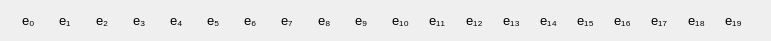
   <widget class="QWidget" name="gridLayoutWidget_3">
    <property name="geometry">
     <rect>
      <x>20</x>
      <y>50</y>
      <width>771</width>
      <height>41</height>
     </rect>
    </property>
    <layout class="QGridLayout" name="gridLayout_3">
     <item row="0" column="6">
      <widget class="QLabel" name="label_34">
       <property name="maximumSize">
        <size>
         <width>20</width>
         <height>20</height>
        </size>
       </property>
       <property name="font">
        <font>
         <pointsize>10</pointsize>
        </font>
       </property>
       <property name="text">
        <string>e₆</string>
       </property>
      </widget>
     </item>
     <item row="0" column="14">
      <widget class="QLabel" name="label_22">
       <property name="maximumSize">
        <size>
         <width>20</width>
         <height>20</height>
        </size>
       </property>
       <property name="font">
        <font>
         <pointsize>10</pointsize>
        </font>
       </property>
       <property name="text">
        <string>e₁₄</string>
       </property>
      </widget>
     </item>
     <item row="0" column="17">
      <widget class="QLabel" name="label_21">
       <property name="maximumSize">
        <size>
         <width>20</width>
         <height>20</height>
        </size>
       </property>
       <property name="font">
        <font>
         <pointsize>10</pointsize>
        </font>
       </property>
       <property name="text">
        <string>e₁₇</string>
       </property>
      </widget>
     </item>
     <item row="0" column="12">
      <widget class="QLabel" name="label_19">
       <property name="maximumSize">
        <size>
         <width>20</width>
         <height>20</height>
        </size>
       </property>
       <property name="font">
        <font>
         <pointsize>10</pointsize>
        </font>
       </property>
       <property name="text">
        <string>e₁₂</string>
       </property>
      </widget>
     </item>
     <item row="0" column="11">
      <widget class="QLabel" name="label_18">
       <property name="maximumSize">
        <size>
         <width>20</width>
         <height>20</height>
        </size>
       </property>
       <property name="font">
        <font>
         <pointsize>10</pointsize>
        </font>
       </property>
       <property name="text">
        <string>e₁₁</string>
       </property>
      </widget>
     </item>
     <item row="0" column="9">
      <widget class="QLabel" name="label_5">
       <property name="maximumSize">
        <size>
         <width>20</width>
         <height>20</height>
        </size>
       </property>
       <property name="font">
        <font>
         <pointsize>10</pointsize>
        </font>
       </property>
       <property name="text">
        <string>e₉</string>
       </property>
      </widget>
     </item>
     <item row="0" column="18">
      <widget class="QLabel" name="label_23">
       <property name="maximumSize">
        <size>
         <width>20</width>
         <height>20</height>
        </size>
       </property>
       <property name="font">
        <font>
         <pointsize>10</pointsize>
        </font>
       </property>
       <property name="text">
        <string>e₁₈</string>
       </property>
      </widget>
     </item>
     <item row="0" column="8">
      <widget class="QLabel" name="label_4">
       <property name="maximumSize">
        <size>
         <width>20</width>
         <height>20</height>
        </size>
       </property>
       <property name="font">
        <font>
         <pointsize>10</pointsize>
        </font>
       </property>
       <property name="text">
        <string>e₈</string>
       </property>
      </widget>
     </item>
     <item row="0" column="7">
      <widget class="QLabel" name="label">
       <property name="maximumSize">
        <size>
         <width>20</width>
         <height>20</height>
        </size>
       </property>
       <property name="font">
        <font>
         <pointsize>10</pointsize>
        </font>
       </property>
       <property name="text">
        <string>e₇</string>
       </property>
      </widget>
     </item>
     <item row="0" column="5">
      <widget class="QLabel" name="label_29">
       <property name="maximumSize">
        <size>
         <width>20</width>
         <height>20</height>
        </size>
       </property>
       <property name="font">
        <font>
         <pointsize>10</pointsize>
        </font>
       </property>
       <property name="text">
        <string>e₅</string>
       </property>
      </widget>
     </item>
     <item row="0" column="4">
      <widget class="QLabel" name="label_32">
       <property name="maximumSize">
        <size>
         <width>20</width>
         <height>20</height>
        </size>
       </property>
       <property name="font">
        <font>
         <pointsize>10</pointsize>
        </font>
       </property>
       <property name="text">
        <string>e₄</string>
       </property>
      </widget>
     </item>
     <item row="0" column="3">
      <widget class="QLabel" name="label_33">
       <property name="maximumSize">
        <size>
         <width>20</width>
         <height>20</height>
        </size>
       </property>
       <property name="font">
        <font>
         <pointsize>10</pointsize>
        </font>
       </property>
       <property name="text">
        <string>e₃</string>
       </property>
      </widget>
     </item>
     <item row="0" column="2">
      <widget class="QLabel" name="label_28">
       <property name="maximumSize">
        <size>
         <width>20</width>
         <height>20</height>
        </size>
       </property>
       <property name="font">
        <font>
         <pointsize>10</pointsize>
        </font>
       </property>
       <property name="text">
        <string>e₂</string>
       </property>
      </widget>
     </item>
     <item row="0" column="1">
      <widget class="QLabel" name="label_30">
       <property name="maximumSize">
        <size>
         <width>20</width>
         <height>20</height>
        </size>
       </property>
       <property name="font">
        <font>
         <pointsize>10</pointsize>
        </font>
       </property>
       <property name="text">
        <string>e₁</string>
       </property>
      </widget>
     </item>
     <item row="0" column="13">
      <widget class="QLabel" name="label_25">
       <property name="maximumSize">
        <size>
         <width>20</width>
         <height>20</height>
        </size>
       </property>
       <property name="font">
        <font>
         <pointsize>10</pointsize>
        </font>
       </property>
       <property name="text">
        <string>e₁₃</string>
       </property>
      </widget>
     </item>
     <item row="0" column="15">
      <widget class="QLabel" name="label_24">
       <property name="maximumSize">
        <size>
         <width>20</width>
         <height>20</height>
        </size>
       </property>
       <property name="font">
        <font>
         <pointsize>10</pointsize>
        </font>
       </property>
       <property name="text">
        <string>e₁₅</string>
       </property>
      </widget>
     </item>
     <item row="0" column="0">
      <widget class="QLabel" name="label_31">
       <property name="maximumSize">
        <size>
         <width>20</width>
         <height>20</height>
        </size>
       </property>
       <property name="font">
        <font>
         <pointsize>10</pointsize>
        </font>
       </property>
       <property name="text">
        <string>e₀</string>
       </property>
      </widget>
     </item>
     <item row="0" column="19">
      <widget class="QLabel" name="label_27">
       <property name="maximumSize">
        <size>
         <width>20</width>
         <height>20</height>
        </size>
       </property>
       <property name="font">
        <font>
         <pointsize>10</pointsize>
        </font>
       </property>
       <property name="text">
        <string>e₁₉</string>
       </property>
      </widget>
     </item>
     <item row="0" column="16">
      <widget class="QLabel" name="label_26">
       <property name="maximumSize">
        <size>
         <width>20</width>
         <height>20</height>
        </size>
       </property>
       <property name="font">
        <font>
         <pointsize>10</pointsize>
        </font>
       </property>
       <property name="text">
        <string>e₁₆</string>
       </property>
      </widget>
     </item>
     <item row="0" column="10">
      <widget class="QLabel" name="label_17">
       <property name="maximumSize">
        <size>
         <width>20</width>
         <height>20</height>
        </size>
       </property>
       <property name="font">
        <font>
         <pointsize>10</pointsize>
        </font>
       </property>
       <property name="text">
        <string>e₁₀</string>
       </property>
      </widget>
     </item>
    </layout>
   </widget>
